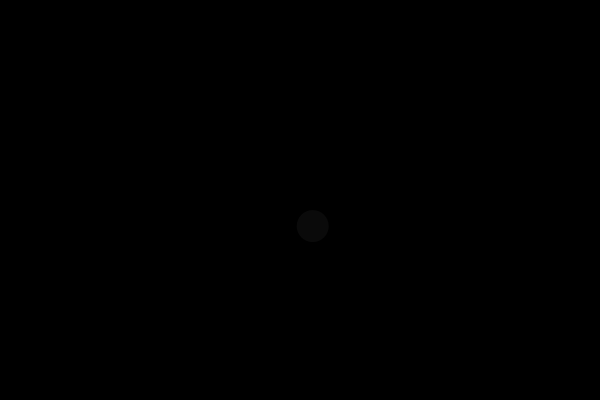
Frame 1 (no input)
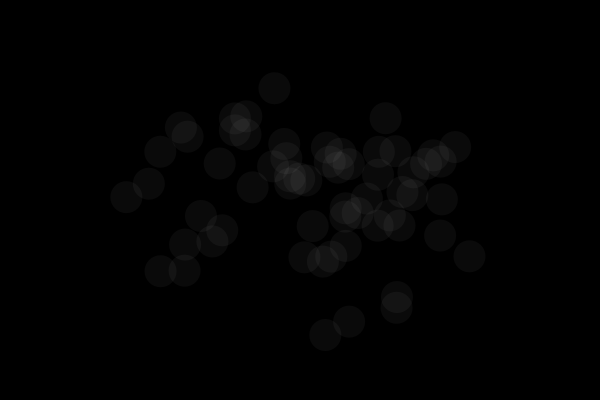
Frame 60 (the mouse pressed at the canvas centre just before this capture)
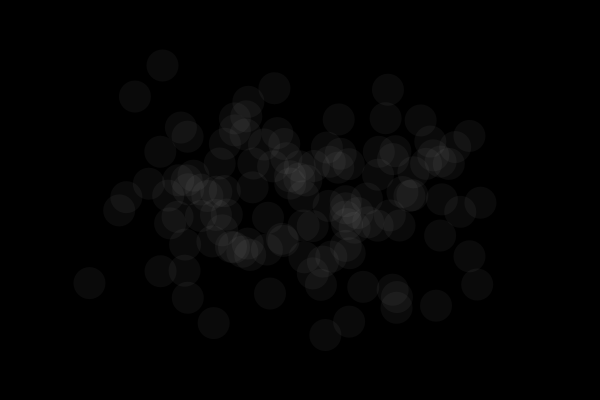
Frame 120 (the mouse held since frame 60 and released just before this capture)

The Processing sketch that drew these frames (run headless with seeded random() and noise(); from frame 60 on, the mouse is pressed at the canvas centre):

// Processing sketch: ART331_06_RandomGaussian_2
// ── ART331_06_RandomGaussian_2.pde
void setup() {
  size(600, 400);
  background(0);
}

void draw() {

  // Get a gaussian random number w/ mean of 0 and standard deviation of 1.0
  float valx = randomGaussian();
  println(valx);
  float sdx = 90;                  // Define a standard deviation
  float meanx = width/2;           // Define a mean value (middle of the screen along the x-axis)
  float x = ( valx * sdx ) + meanx;  // Scale the gaussian random number by standard deviation and mean
  
  float valy = randomGaussian();
  float sdy = 60;  
  float meany = height/2;
  float y = ( valy * sdy ) + meany;

  noStroke();
  fill(255, 10);
  noStroke();
  ellipse(x, y, 32, 32);   // Draw an ellipse at our "normal" random location
}
